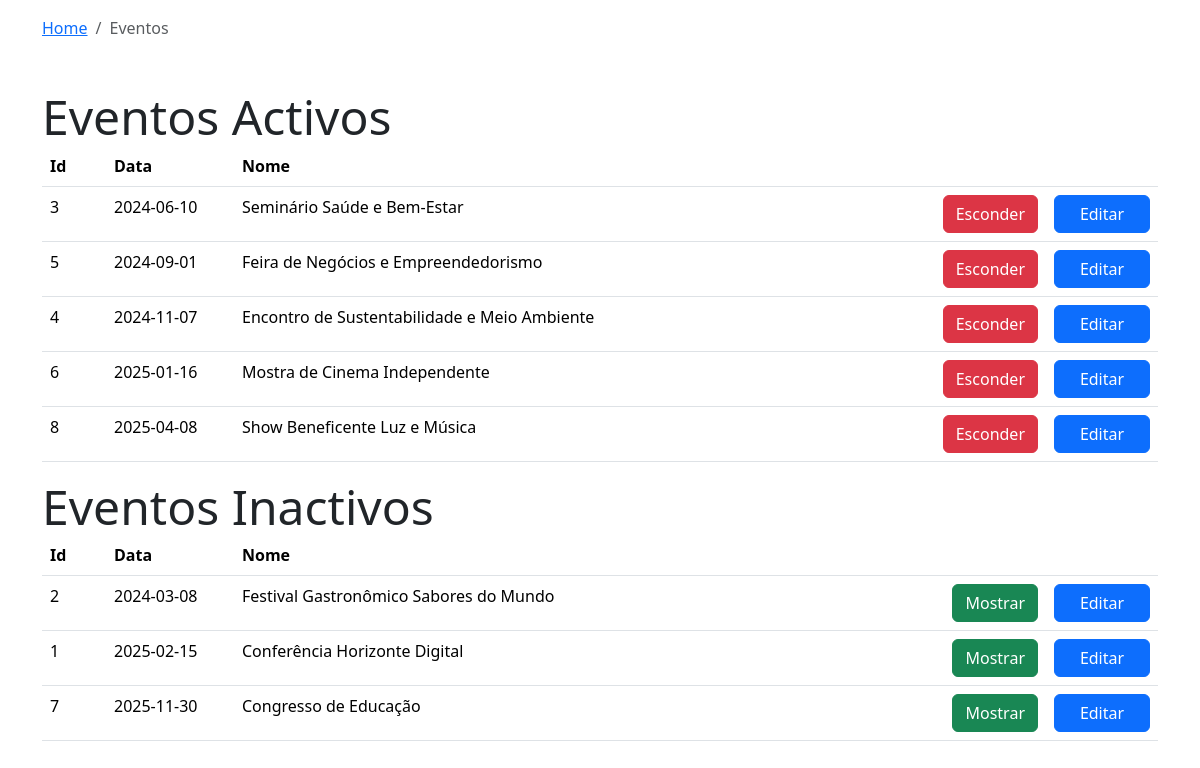
Page /admin/eventos.php on the committed database.
### tables this page shows
CREATE TABLE `eventos` (
  `id` int(10) unsigned NOT NULL AUTO_INCREMENT,
  `nome` varchar(128) NOT NULL,
  `data` date DEFAULT NULL,
  `descricao` varchar(256) DEFAULT NULL,
  `texto` text DEFAULT '',
  `imagem` varchar(128) DEFAULT NULL,
  `visivel` tinyint(1) DEFAULT 1,
  PRIMARY KEY (`id`)
);

### admin/eventos.php (the view, shortened to what this page needs)
<!DOCTYPE html>
<html lang="pt">
<head>
    <link rel="stylesheet" href="css/bootstrap.min.css">
    <link rel="stylesheet" href="css/bootstrap-icons.min.css">
</head>
<body>
    <?php require('includes/connection.php');  ?>
    <?php
    $sql = 'SELECT * FROM eventos
            WHERE visivel = :v ORDER BY data';
    $stmt = $dbh->prepare($sql);
    $stmt->bindValue(':v', 1);
    $stmt->execute();
    ?>
    <div class="container mt-3 mb-5">
        <nav aria-label="breadcrumb">
            <ol class="breadcrumb">
                <li class="breadcrumb-item">
                    <a href="index.php" class="">Home</a>
                </li>
                <li class="breadcrumb-item active" aria-current="page">Eventos</li>
            </ol>
        </nav>
    </div>
   <div class="container display-5">Eventos Activos</div>
   <div class="container">
       <table class="table">
            <thead>
                <tr>
                    <th style="width:4rem;">Id</th>
                    <th style="width:8rem;">Data</th>
                    <th>Nome</th>
                    <th style="width:6rem;">&nbsp;</th>
                    <th style="width:7rem;">&nbsp;</th>
                </tr>
            </thead>
            <tbody>
                <?php
                while($evento = $stmt->fetchObject()){
                ?>
                    <tr>
                        <td><?= $evento->id ?></td>
                        <td><?= $evento->data ?></td>
                        <td><?= $evento->nome ?></td>
                        <td>
                            <button onclick="showHide(<?= $evento->id ?>, 0)" class="btn btn-danger">Esconder</button>
                        </td>
                        <td>
                            <a href="evento.php?id=<?= $evento->id ?>" class="w-100 btn btn-primary">Editar</a>
                        </td>
                    </tr>
                <?php
                }
                ?>
            </tbody>
       </table>
   </div>
   <?php
   $stmt->bindValue(':v', 0);
   $stmt->execute();
   ?>
   <div class="container display-5">Eventos Inactivos</div>
   <div class="container">
       <table class="table">
            <thead>
                <tr>
                    <th style="width:4rem;">Id</th>
                    <th style="width:8rem;">Data</th>
                    <th>Nome</th>
                    <th style="width:6rem;">&nbsp;</th>
                    <th style="width:7rem;">&nbsp;</th>
                </tr>
            </thead>
            <tbody>
                <?php
                while($evento = $stmt->fetchObject()){
                ?>
                    <tr>
                        <td><?= $evento->id ?></td>
                        <td><?= $evento->data ?></td>
                        <td><?= $evento->nome ?></td>
                        <td>
                            <button onclick="showHide(<?= $evento->id ?>, 1)" class="btn btn-success">Mostrar</button>
                        </td>
                        <td>
                            <a href="evento.php?id=<?= $evento->id ?>" class="w-100 btn btn-primary">Editar</a>
                        </td>
                    </tr>
                <?php
                }
                ?>
            </tbody>
       </table>
   </div>
</body>
</html>

### rows in the picture
eventos: id "3", data "2024-06-10", nome "Seminário Saúde e Bem-Estar"
eventos: id "5", data "2024-09-01", nome "Feira de Negócios e Empreendedorismo"
eventos: id "4", data "2024-11-07", nome "Encontro de Sustentabilidade e Meio Ambiente"
eventos: id "6", data "2025-01-16", nome "Mostra de Cinema Independente"
eventos: id "8", data "2025-04-08", nome "Show Beneficente Luz e Música"
eventos: id "2", data "2024-03-08", nome "Festival Gastronômico Sabores do Mundo"
eventos: id "1", data "2025-02-15", nome "Conferência Horizonte Digital"
eventos: id "7", data "2025-11-30", nome "Congresso de Educação"
